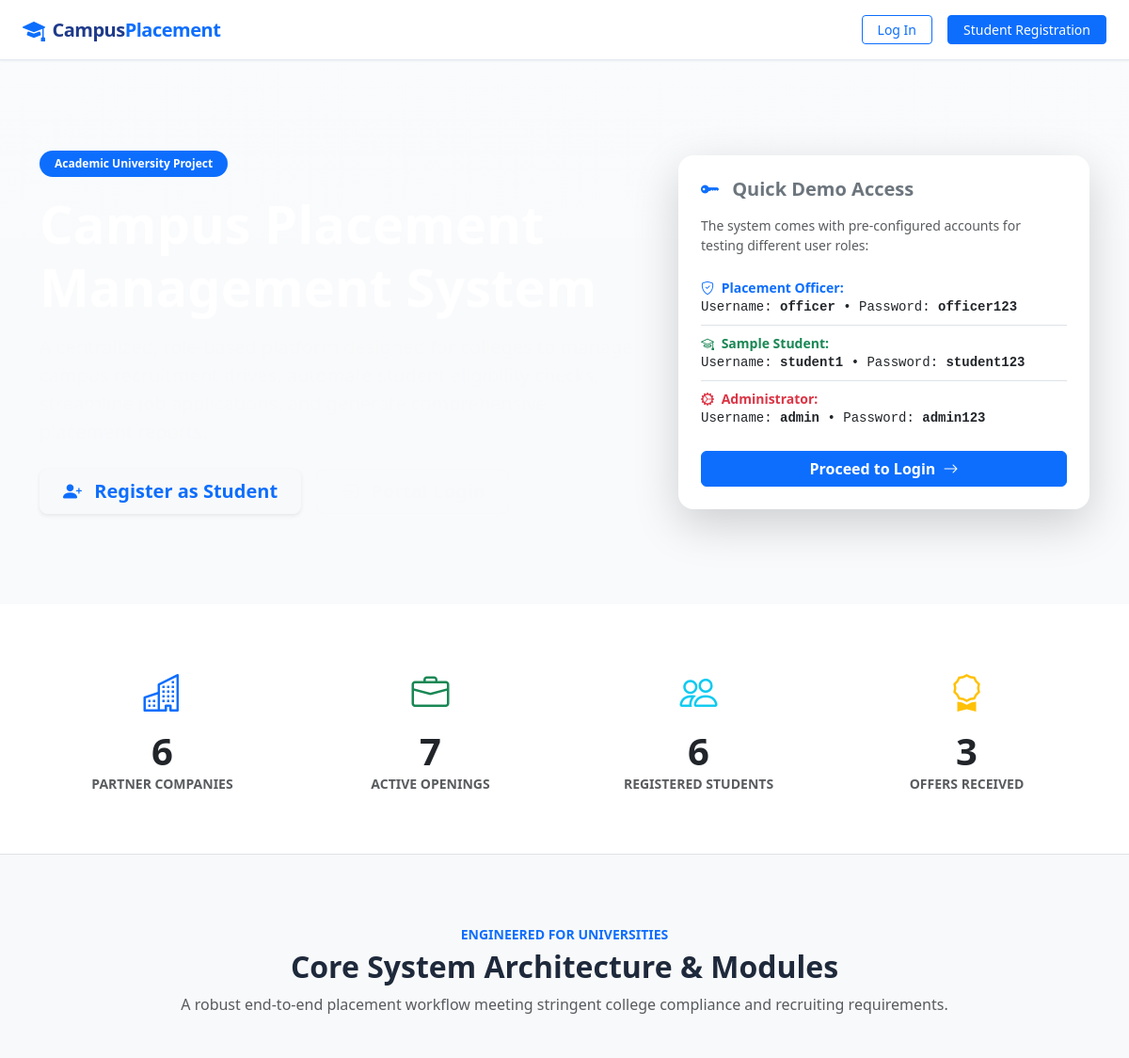
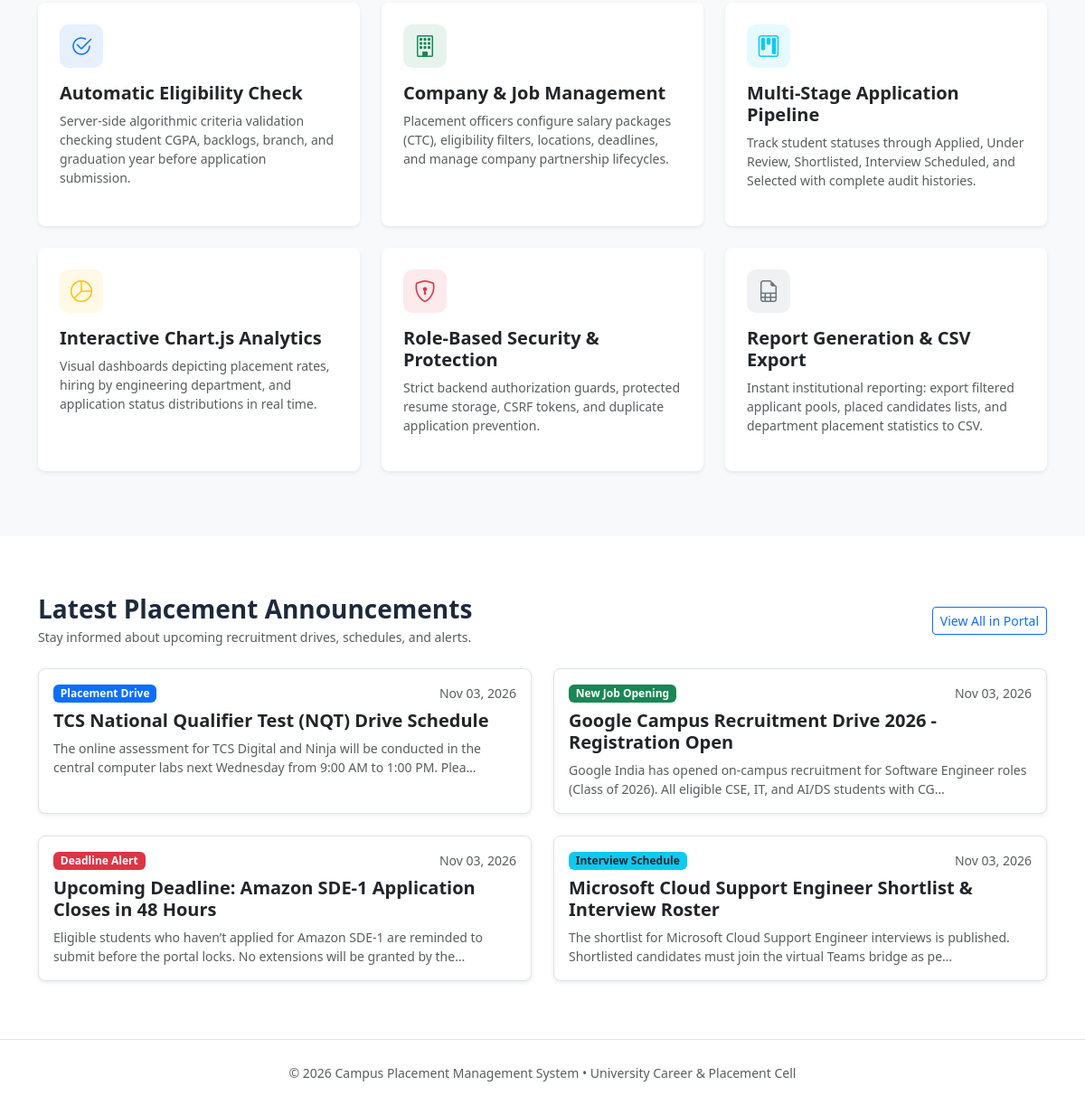
The page / on the database its author committed (2 pictures, top to bottom).
### notifications/models.py (models this page shows, shortened)
class Announcement(models.Model):
    CATEGORY_CHOICES = [
        ('placement_drive', 'Placement Drive'),
        ('interview_schedule', 'Interview Schedule'),
        ('new_job', 'New Job Opening'),
        ('deadline_alert', 'Deadline Alert'),
        ('general', 'General Announcement'),
    ]
    title = models.CharField(max_length=200)
    content = models.TextField()
    category = models.CharField(max_length=30, choices=CATEGORY_CHOICES, default='general')
    is_pinned = models.BooleanField(default=False, help_text="Pin to top of dashboards and list")
    created_by = models.ForeignKey(settings.AUTH_USER_MODEL, on_delete=models.SET_NULL, null=True, blank=True)
    created_at = models.DateTimeField(auto_now_add=True)
    updated_at = models.DateTimeField(auto_now=True)
    class Meta:
        ordering = ['-is_pinned', '-created_at']
    @property
    def badge_class(self):
        mapping = {
            'placement_drive': 'bg-primary text-white',
            'interview_schedule': 'bg-info text-dark',
            'new_job': 'bg-success text-white',
            'deadline_alert': 'bg-danger text-white',
            'general': 'bg-secondary text-white',
        }
        return mapping.get(self.category, 'bg-secondary text-white')

### dashboard/views.py (the view)
# urls.py: path('', views.home_landing, name='home'),
def home_landing(request):
    if request.user.is_authenticated:
        return redirect('dashboard:redirect')
    total_companies = Company.objects.filter(is_active=True).count()
    total_jobs = Job.objects.filter(status='published').count()
    total_students = StudentProfile.objects.count()
    placed_students = StudentProfile.objects.filter(is_placed=True).count()
    recent_announcements = Announcement.objects.all()[:4]
    context = {
        'total_companies': total_companies,
        'total_jobs': total_jobs,
        'total_students': total_students,
        'placed_students': placed_students,
        'recent_announcements': recent_announcements,
    }
    return render(request, 'dashboard/index.html', context)

### notifications/context_processors.py (called while the page is built, shortened)
def unread_notifications_count(request):
    return {
        'unread_notifications_count': 0,
        'recent_unread_notifications': [],
    }

### templates/dashboard/index.html (shortened to what this page needs)
{% extends 'base.html' %}
{% load static %}
{% block public_content %}
<section class="py-5 bg-gradient text-white" style="background: linear-gradient(135deg, #0f172a 0%, #1e3a8a 100%);">
  <div class="container py-5">
    <div class="row align-items-center g-5">
      <div class="col-lg-7">
        <span class="badge bg-primary px-3 py-2 rounded-pill mb-3">Academic University Project</span>
        <h1 class="display-4 fw-bold mb-3">Campus Placement Management System</h1>
        <p class="lead text-light opacity-90 mb-4">
        </p>
        <div class="d-flex flex-wrap gap-3">
          <a href="{% url 'accounts:register' %}" class="btn btn-light btn-lg px-4 fw-semibold text-primary shadow-sm">
            <i class="bi bi-person-plus-fill me-2"></i> Register as Student
          </a>
          <a href="{% url 'accounts:login' %}" class="btn btn-outline-light btn-lg px-4 fw-semibold">
            <i class="bi bi-box-arrow-in-right me-2"></i> Portal Login
          </a>
        </div>
      </div>
      <div class="col-lg-5">
        <div class="card border-0 shadow-lg rounded-4 bg-white text-dark p-4">
          <h5 class="fw-bold mb-3 text-secondary"><i class="bi bi-key-fill text-primary me-2"></i> Quick Demo Access</h5>
          <p class="text-muted small mb-3">The system comes with pre-configured accounts for testing different user roles:</p>
          <div class="list-group list-group-flush mb-3">
            <div class="list-group-item px-0 py-2">
              <div class="fw-semibold small text-primary"><i class="bi bi-shield-check me-1"></i> Placement Officer:</div>
              <div class="small font-monospace">Username: <strong>officer</strong> &bull; Password: <strong>officer123</strong></div>
            </div>
            <div class="list-group-item px-0 py-2">
              <div class="fw-semibold small text-success"><i class="bi bi-mortarboard me-1"></i> Sample Student:</div>
              <div class="small font-monospace">Username: <strong>student1</strong> &bull; Password: <strong>student123</strong></div>
            </div>
            <div class="list-group-item px-0 py-2">
              <div class="fw-semibold small text-danger"><i class="bi bi-gear-wide-connected me-1"></i> Administrator:</div>
              <div class="small font-monospace">Username: <strong>admin</strong> &bull; Password: <strong>admin123</strong></div>
            </div>
          </div>
          <a href="{% url 'accounts:login' %}" class="btn btn-primary w-100 fw-semibold">
            Proceed to Login <i class="bi bi-arrow-right ms-1"></i>
          </a>
        </div>
      </div>
    </div>
  </div>
</section>
<section class="py-5 bg-white border-bottom">
  <div class="container">
    <div class="row g-4 text-center">
      <div class="col-6 col-md-3">
        <div class="p-3">
          <i class="bi bi-buildings text-primary fs-1 mb-2 d-block"></i>
          <div class="display-6 fw-bold text-dark">{{ total_companies }}</div>
          <div class="text-muted small fw-semibold text-uppercase">Partner Companies</div>
        </div>
      </div>
      <div class="col-6 col-md-3">
        <div class="p-3">
          <i class="bi bi-briefcase text-success fs-1 mb-2 d-block"></i>
          <div class="display-6 fw-bold text-dark">{{ total_jobs }}</div>
          <div class="text-muted small fw-semibold text-uppercase">Active Openings</div>
        </div>
      </div>
      <div class="col-6 col-md-3">
        <div class="p-3">
          <i class="bi bi-people text-info fs-1 mb-2 d-block"></i>
          <div class="display-6 fw-bold text-dark">{{ total_students }}</div>
          <div class="text-muted small fw-semibold text-uppercase">Registered Students</div>
        </div>
      </div>
      <div class="col-6 col-md-3">
        <div class="p-3">
          <i class="bi bi-award text-warning fs-1 mb-2 d-block"></i>
          <div class="display-6 fw-bold text-dark">{{ placed_students }}</div>
          <div class="text-muted small fw-semibold text-uppercase">Offers Received</div>
        </div>
      </div>
    </div>
  </div>
</section>
<section class="py-5 bg-light">
  <div class="container py-4">
    <div class="text-center max-w-700 mx-auto mb-5">
      <span class="text-primary fw-semibold small text-uppercase tracking-wider">Engineered for Universities</span>
      <h2 class="fw-bold mt-1">Core System Architecture & Modules</h2>
      <p class="text-muted">A robust end-to-end placement workflow meeting stringent college compliance and recruiting requirements.</p>
    </div>
    <div class="row g-4">
      <div class="col-md-4">
        <div class="card h-100 border-0 shadow-sm rounded-3 p-4">
          <div class="metric-icon-box bg-primary bg-opacity-10 text-primary mb-3">
            <i class="bi bi-check2-circle"></i>
          </div>
          <h5 class="fw-bold">Automatic Eligibility Check</h5>
          <p class="text-muted small">Server-side algorithmic criteria validation checking student CGPA, backlogs, branch, and graduation year before application submission.</p>
        </div>
      </div>
      <div class="col-md-4">
        <div class="card h-100 border-0 shadow-sm rounded-3 p-4">
          <div class="metric-icon-box bg-success bg-opacity-10 text-success mb-3">
            <i class="bi bi-building"></i>
          </div>
          <h5 class="fw-bold">Company & Job Management</h5>
          <p class="text-muted small">Placement officers configure salary packages (CTC), eligibility filters, locations, deadlines, and manage company partnership lifecycles.</p>
        </div>
      </div>
      <div class="col-md-4">
        <div class="card h-100 border-0 shadow-sm rounded-3 p-4">
          <div class="metric-icon-box bg-info bg-opacity-10 text-info mb-3">
            <i class="bi bi-kanban"></i>
          </div>
          <h5 class="fw-bold">Multi-Stage Application Pipeline</h5>
          <p class="text-muted small">Track student statuses through Applied, Under Review, Shortlisted, Interview Scheduled, and Selected with complete audit histories.</p>
        </div>
      </div>
      <div class="col-md-4">
        <div class="card h-100 border-0 shadow-sm rounded-3 p-4">
          <div class="metric-icon-box bg-warning bg-opacity-10 text-warning mb-3">
            <i class="bi bi-pie-chart"></i>
          </div>
          <h5 class="fw-bold">Interactive Chart.js Analytics</h5>
          <p class="text-muted small">Visual dashboards depicting placement rates, hiring by engineering department, and application status distributions in real time.</p>
        </div>
      </div>
      <div class="col-md-4">
        <div class="card h-100 border-0 shadow-sm rounded-3 p-4">
          <div class="metric-icon-box bg-danger bg-opacity-10 text-danger mb-3">
            <i class="bi bi-shield-lock"></i>
          </div>
          <h5 class="fw-bold">Role-Based Security & Protection</h5>
          <p class="text-muted small">Strict backend authorization guards, protected resume storage, CSRF tokens, and duplicate application prevention.</p>
        </div>
      </div>
      <div class="col-md-4">
        <div class="card h-100 border-0 shadow-sm rounded-3 p-4">
          <div class="metric-icon-box bg-secondary bg-opacity-10 text-secondary mb-3">
            <i class="bi bi-file-earmark-spreadsheet"></i>
          </div>
          <h5 class="fw-bold">Report Generation & CSV Export</h5>
          <p class="text-muted small">Instant institutional reporting: export filtered applicant pools, placed candidates lists, and department placement statistics to CSV.</p>
        </div>
      </div>
    </div>
  </div>
</section>
{% if recent_announcements %}
<section class="py-5 bg-white">
  <div class="container py-3">
    <div class="d-flex justify-content-between align-items-center mb-4">
      <div>
        <h3 class="fw-bold mb-1">Latest Placement Announcements</h3>
        <p class="text-muted small mb-0">Stay informed about upcoming recruitment drives, schedules, and alerts.</p>
      </div>
      <a href="{% url 'accounts:login' %}" class="btn btn-outline-primary btn-sm">View All in Portal</a>
    </div>
    <div class="row g-4">
      {% for announcement in recent_announcements %}
        <div class="col-md-6">
          <div class="card h-100 border rounded-3 p-3 shadow-sm">
            <div class="d-flex justify-content-between align-items-center mb-2">
              <span class="badge {{ announcement.badge_class }}">{{ announcement.get_category_display }}</span>
              <small class="text-muted">{{ announcement.created_at|date:"M d, Y" }}</small>
            </div>
            <h5 class="fw-semibold mb-2">{{ announcement.title }}</h5>
            <p class="text-muted small mb-0">{{ announcement.content|truncatechars:140 }}</p>
          </div>
        </div>
      {% endfor %}
    </div>
  </div>
</section>
{% endif %}
{% endblock %}

### static/css/custom.css (style rules this page uses)
:root { --primary-color: #1e3a8a; --primary-hover: #1e40af; --secondary-color: #0f172a; --accent-color: #2563eb; --accent-light: #eff6ff; --success-color: #059669; --warning-color: #d97706; --danger-color: #dc2626; --info-color: #0284c7; --bg-light: #f8fafc; --card-border: #e2e8f0; --text-dark: #1e293b; --text-muted: #64748b; --sidebar-width: 260px; --navbar-height: 64px; }
body { font-family: 'Segoe UI', system-ui, -apple-system, BlinkMacSystemFont, Roboto, Oxygen, Ubuntu, Cantarell, sans-serif; background-color: var(--bg-light); color: var(--text-dark); min-height: 100vh; margin: 0; }
.metric-icon-box { width: 48px; height: 48px; border-radius: 10px; display: flex; align-items: center; justify-content: center; font-size: 1.5rem; }

### rows shown on the page
Announcement: category "Placement Drive", created_at "Nov 03, 2026", title "TCS National Qualifier Test (NQT) Drive Schedule", content "The online assessment for TCS Digital and Ninja will be conducted in the central computer labs next Wednesday from 9:00 AM to 1:00 PM. Plea…"
Announcement: category "New Job Opening", created_at "Nov 03, 2026", title "Google Campus Recruitment Drive 2026 - Registration Open", content "Google India has opened on-campus recruitment for Software Engineer roles (Class of 2026). All eligible CSE, IT, and AI/DS students with CG…"
Announcement: category "Deadline Alert", created_at "Nov 03, 2026", title "Upcoming Deadline: Amazon SDE-1 Application Closes in 48 Hours", content "Eligible students who haven’t applied for Amazon SDE-1 are reminded to submit before the portal locks. No extensions will be granted by the…"
Announcement: category "Interview Schedule", created_at "Nov 03, 2026", title "Microsoft Cloud Support Engineer Shortlist & Interview Roster", content "The shortlist for Microsoft Cloud Support Engineer interviews is published. Shortlisted candidates must join the virtual Teams bridge as pe…"

### other values the page prints
{{ total_companies }} "6"
{{ total_jobs }} "7"
{{ total_students }} "6"
{{ placed_students }} "3"
